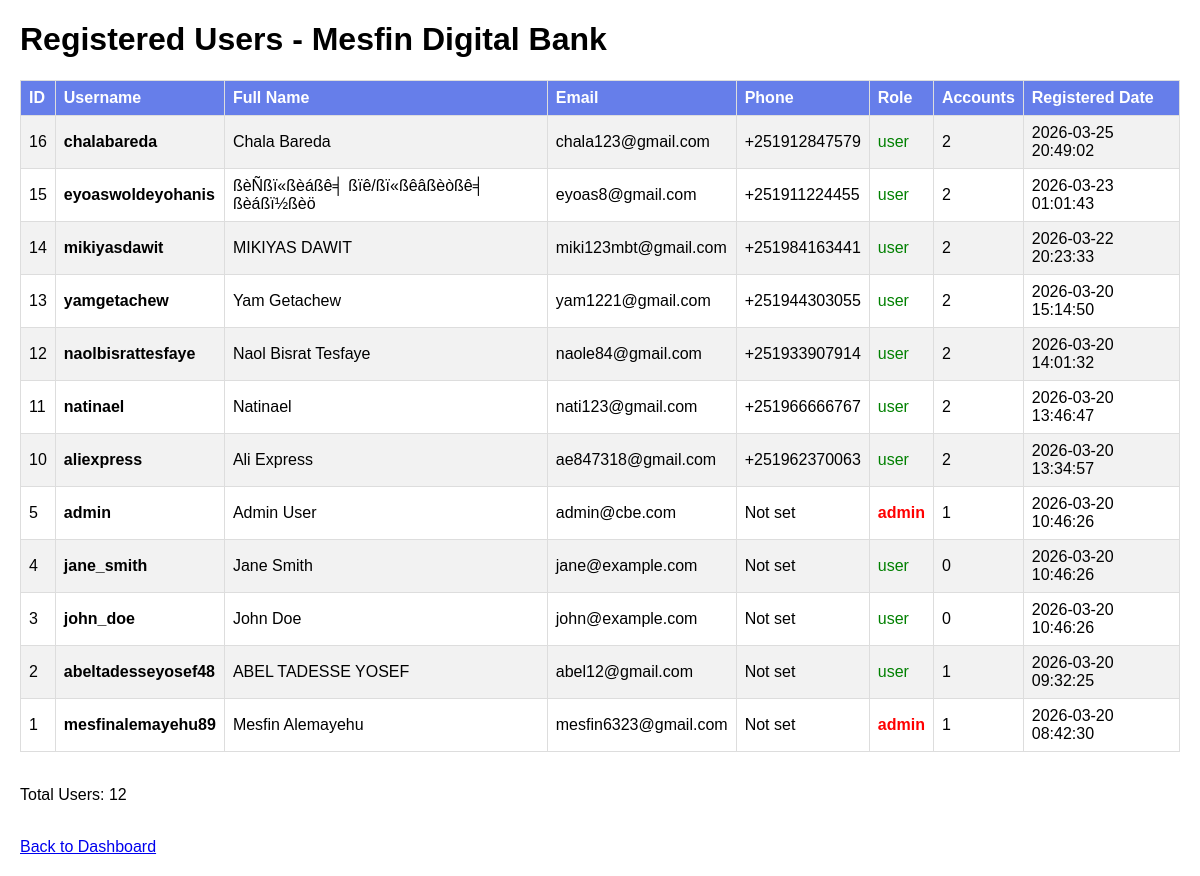
/view_users.php, run on an earlier commit of the app's database.
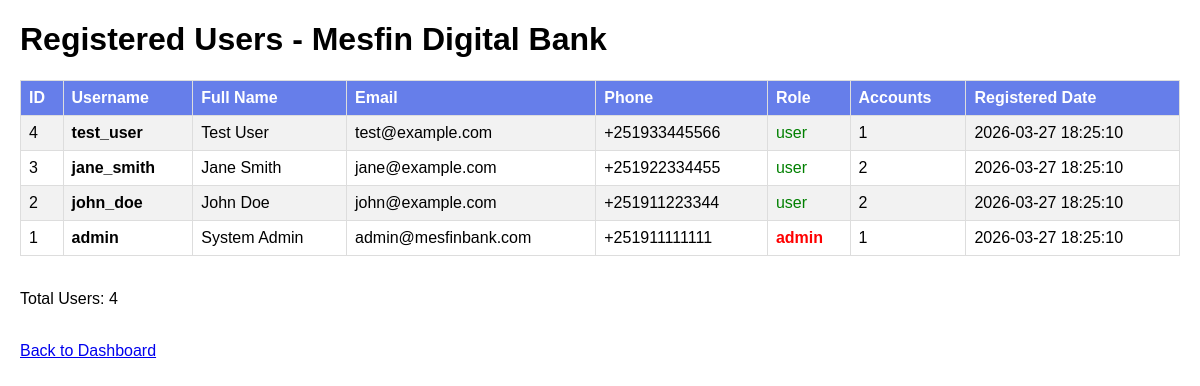
And on a later commit of the database.
### tables this page shows
CREATE TABLE IF NOT EXISTS user_profiles (
    user_id INT PRIMARY KEY,
    phone VARCHAR(20) NOT NULL,
    address TEXT NULL,
    city VARCHAR(100) DEFAULT 'Addis Ababa',
    country VARCHAR(100) DEFAULT 'Ethiopia',
    profile_picture VARCHAR(255) NULL,
    birth_date DATE NULL,
    gender ENUM('male', 'female', 'other') DEFAULT 'other',
    id_number VARCHAR(50) NULL,
    id_type ENUM('passport', 'national_id', 'driver_license') DEFAULT 'national_id',
    id_front_image VARCHAR(255) NULL,
    id_back_image VARCHAR(255) NULL,
    bio TEXT NULL,
    created_at TIMESTAMP DEFAULT CURRENT_TIMESTAMP,
    updated_at TIMESTAMP DEFAULT CURRENT_TIMESTAMP ON UPDATE CURRENT_TIMESTAMP,
    FOREIGN KEY (user_id) REFERENCES users(id) ON DELETE CASCADE,
    INDEX idx_user_profiles_phone (phone)
);

CREATE TABLE IF NOT EXISTS users (
    id INT AUTO_INCREMENT PRIMARY KEY,
    username VARCHAR(50) NOT NULL UNIQUE,
    fullname VARCHAR(100) NOT NULL,
    email VARCHAR(100) NOT NULL UNIQUE,
    password_hash VARCHAR(255) NOT NULL,
    role ENUM('user', 'admin') DEFAULT 'user',
    last_login TIMESTAMP NULL,
    login_attempts INT DEFAULT 0,
    locked_until TIMESTAMP NULL,
    phone VARCHAR(20) NULL,
    address TEXT NULL,
    two_factor_enabled BOOLEAN DEFAULT FALSE,
    two_factor_secret VARCHAR(255) NULL,
    created_at TIMESTAMP DEFAULT CURRENT_TIMESTAMP,
    INDEX idx_users_email (email),
    INDEX idx_users_username (username),
    INDEX idx_users_role (role),
    INDEX idx_users_last_login (last_login)
);

### view_users.php (the view, shortened to what this page needs)
<?php
require_once 'php/db.php';
echo "<!DOCTYPE html>";
echo "<html>";
echo "<head><title>Registered Users</title>";
echo "</head><body>";
echo "<h1>Registered Users - Mesfin Digital Bank</h1>";
try {
    $stmt = $conn->prepare("
        SELECT u.id, u.username, u.fullname, u.email, u.role, u.created_at,
               up.phone,
               COUNT(a.id) as account_count
        FROM users u
        LEFT JOIN user_profiles up ON u.id = up.user_id
        LEFT JOIN accounts a ON u.id = a.user_id
        GROUP BY u.id
        ORDER BY u.id DESC
    ");
    $stmt->execute();
    $users = $stmt->fetchAll(PDO::FETCH_ASSOC);
    echo "<table>";
    echo "<tr>";
    echo "<th>ID</th>";
    echo "<th>Username</th>";
    echo "<th>Full Name</th>";
    echo "<th>Email</th>";
    echo "<th>Phone</th>";
    echo "<th>Role</th>";
    echo "<th>Accounts</th>";
    echo "<th>Registered Date</th>";
    echo "</tr>";
    foreach ($users as $user) {
        echo "<tr>";
        echo "<td>" . $user['id'] . "</td>";
        echo "<td><strong>" . htmlspecialchars($user['username']) . "</strong></td>";
        echo "<td>" . htmlspecialchars($user['fullname']) . "</td>";
        echo "<td>" . htmlspecialchars($user['email']) . "</td>";
        echo "<td>" . ($user['phone'] ? htmlspecialchars($user['phone']) : 'Not set') . "</td>";
        echo "<td class='" . $user['role'] . "'>" . $user['role'] . "</td>";
        echo "<td>" . $user['account_count'] . "</td>";
        echo "<td>" . $user['created_at'] . "</td>";
        echo "</tr>";
    }
    echo "</table>";
    echo "<br>";
    echo "<p>Total Users: " . count($users) . "</p>";
}
catch (PDOException $e) {
    echo "<p style='color: red;'>Error: " . $e->getMessage() . "</p>";
}
echo "<br><a href='dashboard.php'>Back to Dashboard</a>";
echo "</body></html>";
?>

### view_users.php (style rules this page uses)
body { font-family: Arial; margin: 20px; }
table { border-collapse: collapse; width: 100%; }
th, td { border: 1px solid #ddd; padding: 8px; text-align: left; }
th { background-color: #667eea; color: white; }
tr:nth-child(even) { background-color: #f2f2f2; }
.admin { color: red; font-weight: bold; }
.user { color: green; }

What changed in the data, as far as the page shows it:
removed user_profiles: user_id "16", user_id.username "chalabareda", user_id.fullname "Chala Bareda", user_id.email "chala123@gmail.com", phone "+251912847579", user_id.role "user", account_count "2", user_id.created_at "2026-03-25 20:49:02"
removed user_profiles: user_id "15", user_id.username "eyoaswoldeyohanis", user_id.fullname "ßèÑßï«ßèáßê╡ ßïê/ßï«ßêâßèòßê╡ ßèáßï½ßèö", user_id.email "eyoas8@gmail.com", phone "+251911224455", user_id.role "user", account_count "2", user_id.created_at "2026-03-23 01:01:43"
removed user_profiles: user_id "14", user_id.username "mikiyasdawit", user_id.fullname "MIKIYAS DAWIT", user_id.email "miki123mbt@gmail.com", phone "+251984163441", user_id.role "user", account_count "2", user_id.created_at "2026-03-22 20:23:33"
removed user_profiles: user_id "13", user_id.username "yamgetachew", user_id.fullname "Yam Getachew", user_id.email "yam1221@gmail.com", phone "+251944303055", user_id.role "user", account_count "2", user_id.created_at "2026-03-20 15:14:50"
removed user_profiles: user_id "12", user_id.username "naolbisrattesfaye", user_id.fullname "Naol Bisrat Tesfaye", user_id.email "naole84@gmail.com", phone "+251933907914", user_id.role "user", account_count "2", user_id.created_at "2026-03-20 14:01:32"
removed user_profiles: user_id "11", user_id.username "natinael", user_id.fullname "Natinael", user_id.email "nati123@gmail.com", phone "+251966666767", user_id.role "user", account_count "2", user_id.created_at "2026-03-20 13:46:47"
removed user_profiles: user_id "10", user_id.username "aliexpress", user_id.fullname "Ali Express", user_id.email "ae847318@gmail.com", phone "+251962370063", user_id.role "user", account_count "2", user_id.created_at "2026-03-20 13:34:57"
removed users: id "5", username "admin", fullname "Admin User", email "admin@cbe.com", shows "Not set", role "admin", account_count "1", created_at "2026-03-20 10:46:26"
no longer on this page (row edited): users: id "4", username "jane_smith", fullname "Jane Smith", email "jane@example.com", shows "Not set", role "user", account_count "0", created_at "2026-03-20 10:46:26"
no longer on this page (row edited): users: id "3", username "john_doe", fullname "John Doe", email "john@example.com", shows "Not set", role "user", account_count "0", created_at "2026-03-20 10:46:26"
no longer on this page (row edited): users: id "2", username "abeltadesseyosef48", fullname "ABEL TADESSE YOSEF", email "abel12@gmail.com", shows "Not set", role "user", account_count "1", created_at "2026-03-20 09:32:25"
added user_profiles: user_id "4", user_id.username "test_user", user_id.fullname "Test User", user_id.email "test@example.com", phone "+251933445566", user_id.role "user", account_count "1", user_id.created_at "2026-03-27 18:25:10"
added user_profiles: user_id "3", user_id.username "jane_smith", user_id.fullname "Jane Smith", user_id.email "jane@example.com", phone "+251922334455", user_id.role "user", account_count "2", user_id.created_at "2026-03-27 18:25:10"
added user_profiles: user_id "2", user_id.username "john_doe", user_id.fullname "John Doe", user_id.email "john@example.com", phone "+251911223344", user_id.role "user", account_count "2", user_id.created_at "2026-03-27 18:25:10"
changed user_profiles "admin": user_id.username "mesfinalemayehu89" → "admin"; user_id.fullname "Mesfin Alemayehu" → "System Admin"; user_id.email "mesfin6323@gmail.com" → "admin@mesfinbank.com"; phone (not shown) → "+251911111111"; user_id.created_at "2026-03-20 08:42:30" → "2026-03-27 18:25:10"; no longer shows "Not set"
Also different on the page:
count($users): "12" → "4"
